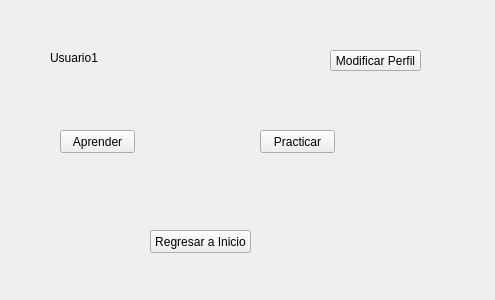
<?xml version="1.0" encoding="UTF-8"?>
<ui version="4.0">
 <class>IG2_MenuUsuario</class>
 <widget class="QWidget" name="IG2_MenuUsuario">
  <property name="geometry">
   <rect>
    <x>0</x>
    <y>0</y>
    <width>495</width>
    <height>300</height>
   </rect>
  </property>
  <property name="windowTitle">
   <string>Form</string>
  </property>
  <widget class="QLabel" name="labelNombreUsuario">
   <property name="geometry">
    <rect>
     <x>50</x>
     <y>50</y>
     <width>61</width>
     <height>16</height>
    </rect>
   </property>
   <property name="text">
    <string>Usuario1</string>
   </property>
  </widget>
  <widget class="QPushButton" name="botonModificarPerfil">
   <property name="geometry">
    <rect>
     <x>330</x>
     <y>50</y>
     <width>91</width>
     <height>21</height>
    </rect>
   </property>
   <property name="text">
    <string>Modificar Perfil</string>
   </property>
  </widget>
  <widget class="QPushButton" name="botonAprender">
   <property name="geometry">
    <rect>
     <x>60</x>
     <y>130</y>
     <width>75</width>
     <height>23</height>
    </rect>
   </property>
   <property name="text">
    <string>Aprender</string>
   </property>
  </widget>
  <widget class="QPushButton" name="botonPracticar">
   <property name="geometry">
    <rect>
     <x>260</x>
     <y>130</y>
     <width>75</width>
     <height>23</height>
    </rect>
   </property>
   <property name="text">
    <string>Practicar</string>
   </property>
  </widget>
  <widget class="QPushButton" name="botonRegresarInicio">
   <property name="geometry">
    <rect>
     <x>150</x>
     <y>230</y>
     <width>101</width>
     <height>23</height>
    </rect>
   </property>
   <property name="text">
    <string>Regresar a Inicio</string>
   </property>
  </widget>
 </widget>
 <resources/>
 <connections/>
</ui>
